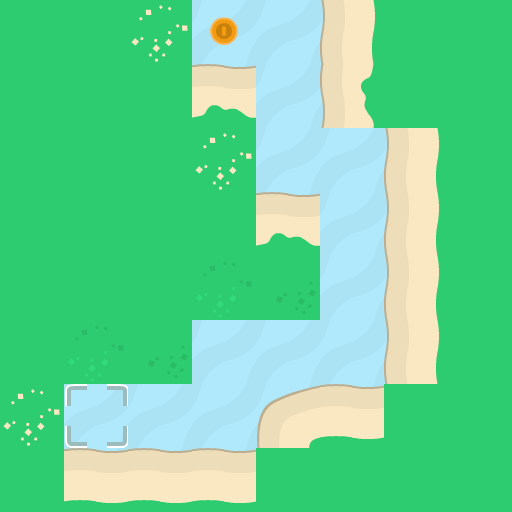

A 2D game scene composited from a Tiled map and its tileset images. What follows is a short description and the map's XML, with every tile layer's data as written:
An orthogonal 8x8 tile map with 64x64 px tiles, 3 tile layers (background, walls, objects).

<map version="1.10" tiledversion="1.11.2" orientation="orthogonal" renderorder="right-down" width="8" height="8" tilewidth="64" tileheight="64" infinite="0" nextlayerid="5" nextobjectid="1">
 <properties>
  <property name="character_bottom" value="[[16,0]]" />
  <property name="character_left" value="[[16,3]]" />
  <property name="character_right" value="[[16,2]]" />
  <property name="character_top" value="[[16,1]]" />
 </properties>
 <tileset firstgid="1" source="tiles_sheet.tsx" />
 <layer id="4" name="background" width="8" height="8">
  <data encoding="csv">
77,77,77,77,77,77,77,77,
77,77,77,77,77,77,77,77,
77,77,77,77,77,77,77,77,
77,77,77,77,77,77,77,77,
77,77,77,77,77,77,77,77,
77,77,77,77,77,77,77,77,
77,77,77,77,77,77,77,77,
77,77,77,77,77,77,77,77
</data>
 </layer>
 <layer id="1" name="walls" width="8" height="8">
  <data encoding="csv">
24,24,25,0,0,23,24,24,
24,24,24,8,0,40,24,24,
24,24,24,25,0,0,23,24,
24,24,24,24,8,0,23,24,
24,24,24,41,42,0,23,24,
24,41,42,0,0,0,23,24,
25,0,0,0,6,7,24,24,
24,7,7,7,24,24,24,24
</data>
 </layer>
 <layer id="3" name="objects" width="8" height="8">
  <data encoding="csv">
0,0,0,85,0,0,0,0,
0,0,0,0,0,0,0,0,
0,0,0,0,0,0,0,0,
0,0,0,0,0,0,0,0,
0,0,0,0,0,0,0,0,
0,0,0,0,0,0,0,0,
0,102,0,0,0,0,0,0,
0,0,0,0,0,0,0,0
</data>
 </layer>
</map>
